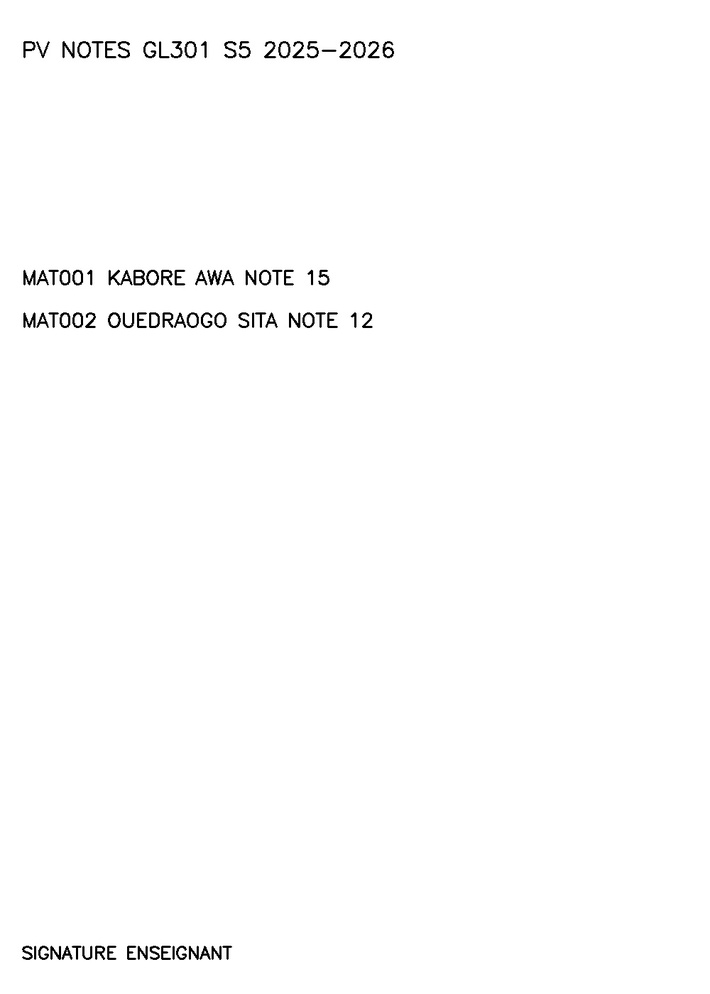
#> input picture exemples-test/pv_exemple_1.jpg, 710 x 994 px, shrunk from 1000 x 1400 before the run; its folder holds only this picture in this run
$ python -i preprocessing.py   (imports and definitions only)
#> lines starting #> are read from the running program, lines starting #| are printed output that depends on the picture; after the words box and inside, x2 and y2 are one past the last pixel; in counts of white or black regions, pixels touching at a corner belong together
#> further down, picture is the input picture: shape (994, 710, 3); min 0, max 255, mean 252.7
"""Prétraitement d'image du PV scanné — PRD §7.3 : redressement (deskew),
débruitage, binarisation adaptative, avant segmentation et OCR."""

import cv2
import numpy as np


def redresser(image: np.ndarray) -> np.ndarray:
    """Deskew : corrige l'inclinaison du scan via la boîte englobante minimale
    des pixels non blancs."""
    gris = cv2.cvtColor(image, cv2.COLOR_BGR2GRAY)
    _, seuil = cv2.threshold(gris, 0, 255, cv2.THRESH_BINARY_INV | cv2.THRESH_OTSU)
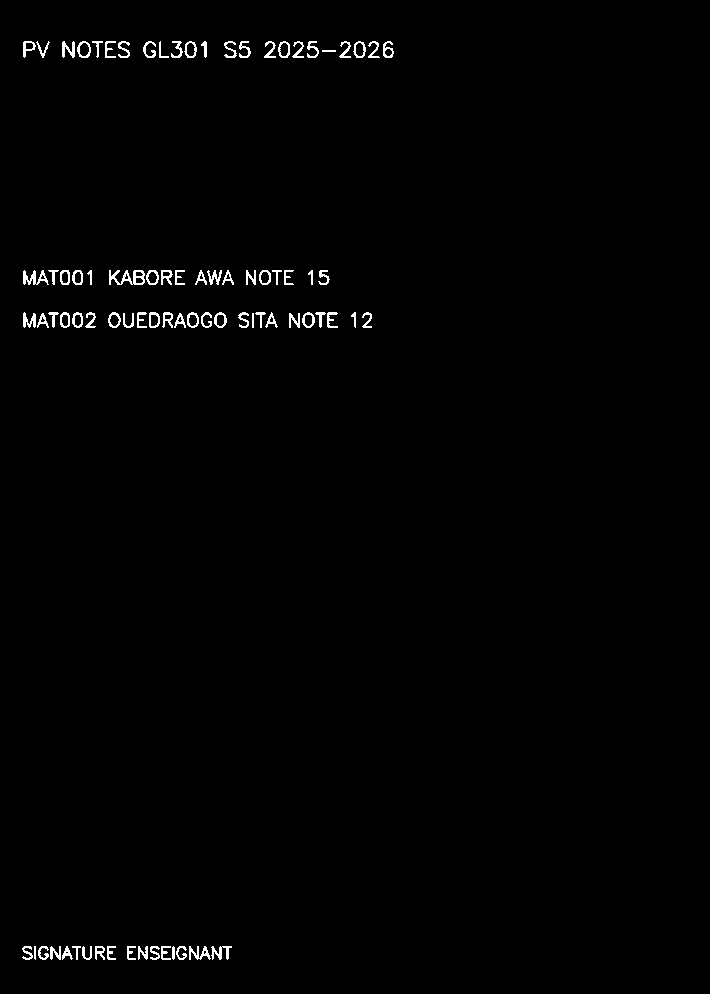
#> seuil: shape (994, 710); 0.96% white in thin lines or dots, all inside (x1, y1, x2, y2) = (22, 41, 394, 960)
    coords = np.column_stack(np.where(seuil > 0))
#> coords = 6746 pairs, first value 41 to 959, second value 22 to 393
    if coords.size == 0:
        return image
    angle = cv2.minAreaRect(coords)[-1]
#> angle = -0.0632
    angle = -(90 + angle) if angle < -45 else -angle
#> angle = 0.0632
    (h, w) = image.shape[:2]
#> h = 994; w = 710
    centre = (w // 2, h // 2)
#> centre = (355, 497)
    matrice = cv2.getRotationMatrix2D(centre, angle, 1.0)
#> matrice = [[1, 0.0011, -0.548], [-0.0011, 1, 0.392]]
    return cv2.warpAffine(
        image, matrice, (w, h), flags=cv2.INTER_CUBIC, borderMode=cv2.BORDER_REPLICATE
    )


def debruiter(image: np.ndarray) -> np.ndarray:
    """Débruitage non local (adapté aux scans avec grain/poussière)."""
    return cv2.fastNlMeansDenoisingColored(image, None, 10, 10, 7, 21)


def binariser(image: np.ndarray) -> np.ndarray:
    """Binarisation adaptative (gère les PV avec éclairage de scan inégal)."""
    gris = cv2.cvtColor(image, cv2.COLOR_BGR2GRAY)
    return cv2.adaptiveThreshold(
        gris, 255, cv2.ADAPTIVE_THRESH_GAUSSIAN_C, cv2.THRESH_BINARY, 31, 15
    )
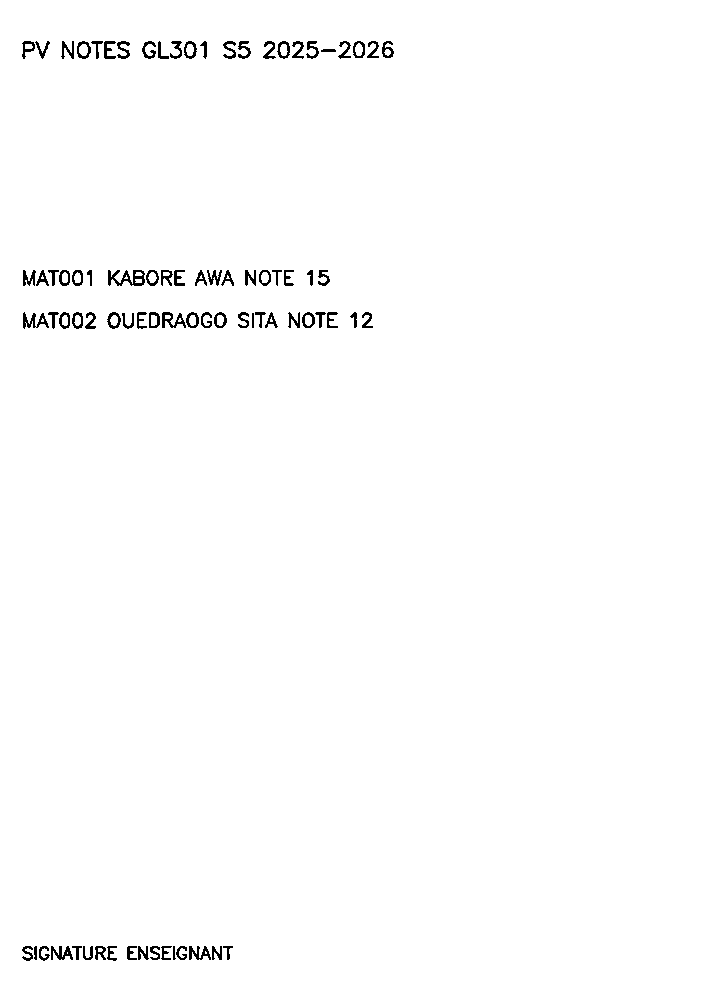
#> returned value: shape (994, 710); 98.9% white; black in thin lines or dots, all inside (x1, y1, x2, y2) = (22, 41, 394, 961)


def pretraiter(image: np.ndarray) -> np.ndarray:
    """Pipeline complet §7.3 : deskew -> débruitage -> binarisation."""
    image = redresser(image)
    image = debruiter(image)
    return binariser(image)

>>> import cv2
>>> picture = cv2.imread('../../../exemples-test/pv_exemple_1.jpg')
>>> result = pretraiter(picture)
